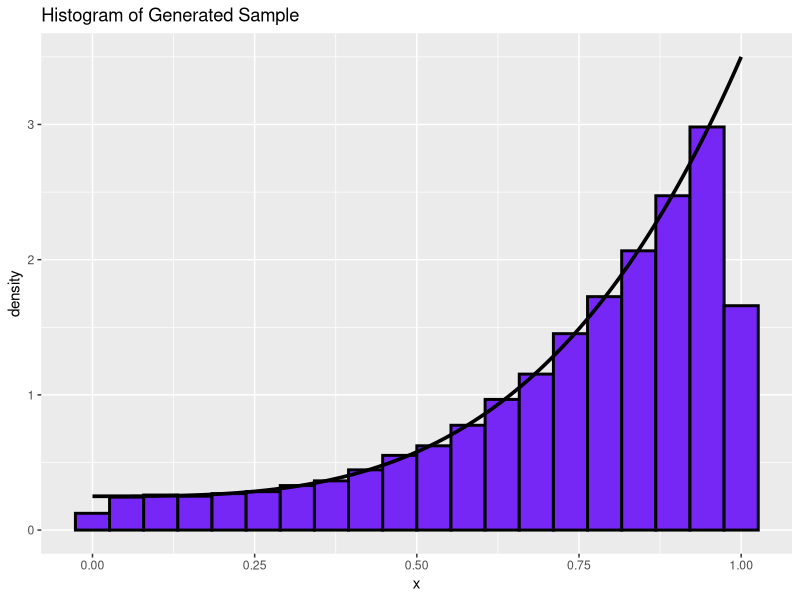

This chart was generated by the following R code:
set.seed(14)

n <- 10^5

z <- sample(1:3, size = n, replace = TRUE, prob = c(1/4, 2/4, 1/4))

x <- numeric(n)

x[z == 1] <- rbeta(sum(z == 1), shape1 = 1, shape2 = 1)
x[z == 2] <- rbeta(sum(z == 2), shape1 = 4, shape2 = 1)
x[z == 3] <- rbeta(sum(z == 3), shape1 = 5, shape2 = 1)

f <- function(x) 1/4 + 2 * x^3 + (5/4) * x^4

library(tidyverse)

data.frame(x) %>%
  ggplot(aes(x = x)) +
  geom_histogram(aes(y = after_stat(density)), bins = 20,
                 fill = "#7627F5", color = "black", linewidth = 1) +
  stat_function(fun = f, linewidth = 1.25) +
  labs(title = "Histogram of Generated Sample")
